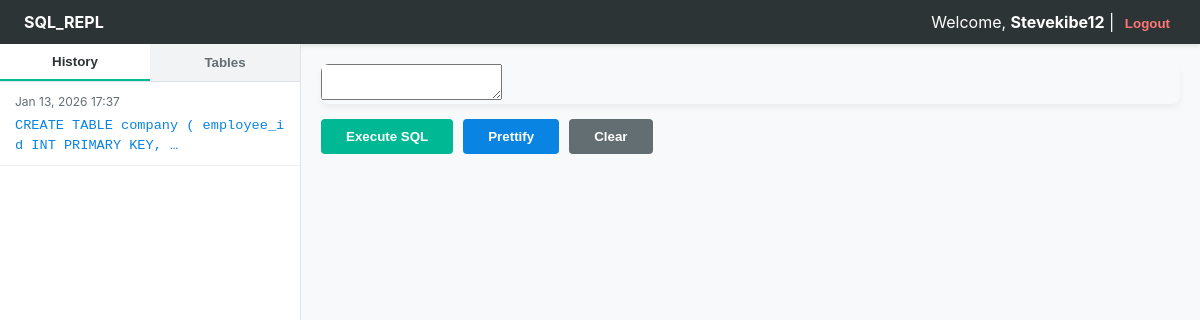
Page / (signed in) on the earlier database version.
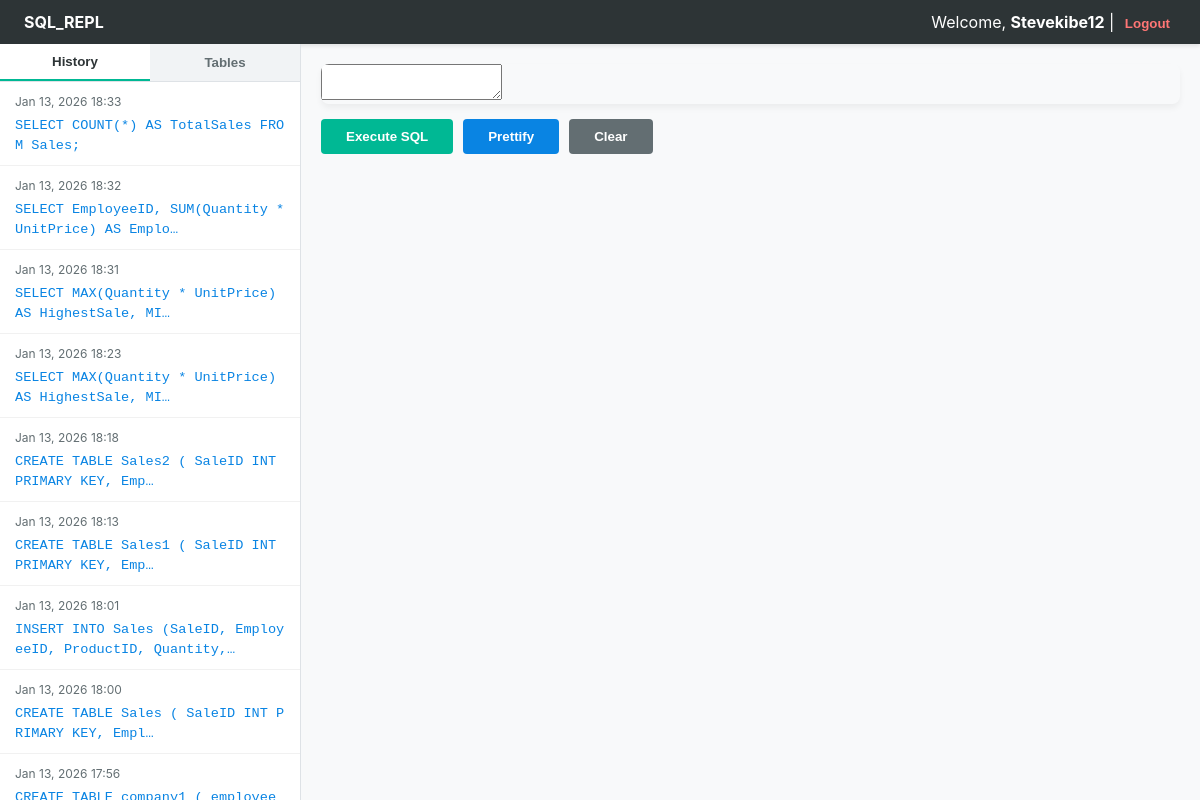
Same page on the later database version.
### sql_repl/models.py (models this page shows)
class UserQuery(models.Model):
    user = models.ForeignKey(User, on_delete=models.CASCADE)
    title = models.CharField(max_length=100, default="Untitled Query")
    code = models.TextField()
    created_at = models.DateTimeField(auto_now_add=True)
    class Meta:
        ordering = ['-created_at']

### sql_repl/views.py (the view, shortened to what this page needs)
# urls.py: path('', views.index, name='index'),
def index(request):
    if request.method == "GET":
        if not request.user.is_authenticated:
            db_path = get_user_db_path(request)
            if os.path.exists(db_path):
                try:
                    os.remove(db_path)
                except OSError:
                    pass # File might be in use or already deleted
    history = None
    if request.user.is_authenticated:
        history = UserQuery.objects.filter(user=request.user)
    return render(request, 'repl/index.html', {
        'history': history,
        'query': ''
    })

### sql_repl/templates/repl/index.html (shortened to what this page needs)
<!DOCTYPE html>
<html>
<head>
    <link rel="stylesheet" href="https://cdnjs.cloudflare.com/ajax/libs/codemirror/5.65.13/codemirror.min.css">
    <link rel="stylesheet" href="https://cdnjs.cloudflare.com/ajax/libs/codemirror/5.65.13/theme/dracula.min.css">
</head>
<body>
    <nav>
        <div><strong>SQL_REPL</strong></div>
        <div>
            {% if user.is_authenticated %}
                <span>Welcome, <strong>{{ user.username }}</strong></span> |
                <form action="/accounts/logout/" method="post" style="display:inline;">
                    <button type="submit" style="background:none; border:none; color:#ff7675; cursor:pointer; font-weight:bold;">Logout</button>
                </form>
            {% else %}
                <a href="/accounts/login/">Login</a> or
                <a href="{% url 'signup' %}">Sign Up</a>
            {% endif %}
        </div>
    </nav>
    <div class="main-container">
        <div class="sidebar">
            <div class="sidebar-tabs">
                <button class="tab active" onclick="switchTab(event, 'history')">History</button>
                <button class="tab" onclick="switchTab(event, 'schema')">Tables</button>
            </div>
            <div id="tab-history" class="sidebar-content active">
                <ul class="history-list">
                    {% if user.is_authenticated %}
                        {% for item in history %}
                        <li class="history-item" onclick="loadQuery(`{{ item.code|escapejs }}`)">
                            <small>{{ item.created_at|date:"M d, Y H:i" }}</small>
                            <code>{{ item.code|truncatechars:60 }}</code>
                        </li>
                        {% empty %}
                        <li class="history-item" style="padding:15px; color:#999;"><small>No saved queries yet.</small></li>
                        {% endfor %}
                    {% else %}
                        <li class="history-item">
                            <small>Guest Mode</small>
                            <p style="padding: 10px; font-size: 0.8rem; color: #636e72;">Queries are reset on refresh.</p>
                        </li>
                    {% endif %}
                </ul>
            </div>
        </div>
        <div class="content">
            <form id="sqlForm">
                <div class="editor-container">
                    <textarea id="editor" name="query">{{ query }}</textarea>
                </div>
                <div class="controls">
                    <button type="submit" class="btn btn-run">Execute SQL</button>
                    <button type="button" class="btn btn-pretty" onclick="formatQuery()">Prettify</button>
                    <button type="button" class="btn btn-clear" onclick="clearQuery()">Clear</button>
                </div>
            </form>
        </div>
    </div>
</body>
</html>

### sql_repl/templates/repl/index.html (style rules this page uses)
body { font-family: -apple-system, BlinkMacSystemFont, "Segoe UI", Roboto, Helvetica, Arial, sans-serif; margin: 0; display: flex; flex-direction: column; height: 100vh; background-color: #f8f9fa; }
nav { display: flex; justify-content: space-between; align-items: center; padding: 0.75rem 1.5rem; background: #2d3436; color: white; box-shadow: 0 2px 4px rgba(0,0,0,0.1); }
.main-container { display: flex; flex: 1; overflow: hidden; }
.sidebar { width: 300px; background: #ffffff; border-right: 1px solid #dee2e6; display: flex; flex-direction: column; }
.sidebar-tabs { display: flex; border-bottom: 1px solid #dee2e6; }
.tab { flex: 1; padding: 10px; text-align: center; cursor: pointer; background: #f1f3f5; border: none; font-weight: 600; color: #636e72; }
.tab.active { background: white; border-bottom: 2px solid #00b894; color: #2d3436; }
.sidebar-content { flex: 1; overflow-y: auto; display: none; }
.sidebar-content.active { display: block; }
.history-list, .schema-list { list-style: none; margin: 0; padding: 0; }
.history-item { padding: 12px 15px; border-bottom: 1px solid #f1f1f1; cursor: pointer; transition: background 0.2s; }
.history-item small { color: #636e72; display: block; margin-bottom: 4px; font-size: 0.75rem; }
.history-item code { color: #0984e3; font-family: monospace; font-size: 0.85rem; word-break: break-all; }
.content { flex: 1; display: flex; flex-direction: column; padding: 20px; overflow-y: auto; }
.editor-container { border-radius: 8px; overflow: hidden; box-shadow: 0 4px 6px rgba(0,0,0,0.05); }
.controls { margin: 15px 0; display: flex; gap: 10px; }
.btn { padding: 10px 25px; border: none; border-radius: 4px; cursor: pointer; font-weight: bold; transition: opacity 0.2s; }
.btn-run { background: #00b894; color: white; }
.btn-pretty { background: #0984e3; color: white; }
.btn-clear { background: #636e72; color: white; }

Differences in the rows shown:
no longer on this page (row unchanged): UserQuery: created_at "Jan 13, 2026 17:37", code "CREATE TABLE company ( employee_id INT PRIMARY KEY, …"
added UserQuery: created_at "Jan 13, 2026 18:33", code "SELECT COUNT(*) AS TotalSales FROM Sales;"
added UserQuery: created_at "Jan 13, 2026 18:32", code "SELECT EmployeeID, SUM(Quantity * UnitPrice) AS Emplo…"
added UserQuery: created_at "Jan 13, 2026 18:31", code "SELECT MAX(Quantity * UnitPrice) AS HighestSale, MI…"
added UserQuery: created_at "Jan 13, 2026 18:23", code "SELECT MAX(Quantity * UnitPrice) AS HighestSale, MI…"
added UserQuery: created_at "Jan 13, 2026 18:18", code "CREATE TABLE Sales2 ( SaleID INT PRIMARY KEY, Emp…"
added UserQuery: created_at "Jan 13, 2026 18:13", code "CREATE TABLE Sales1 ( SaleID INT PRIMARY KEY, Emp…"
added UserQuery: created_at "Jan 13, 2026 18:01", code "INSERT INTO Sales (SaleID, EmployeeID, ProductID, Quantity,…"
added UserQuery: created_at "Jan 13, 2026 18:00", code "CREATE TABLE Sales ( SaleID INT PRIMARY KEY, Empl…"
added UserQuery: created_at "Jan 13, 2026 17:56"
